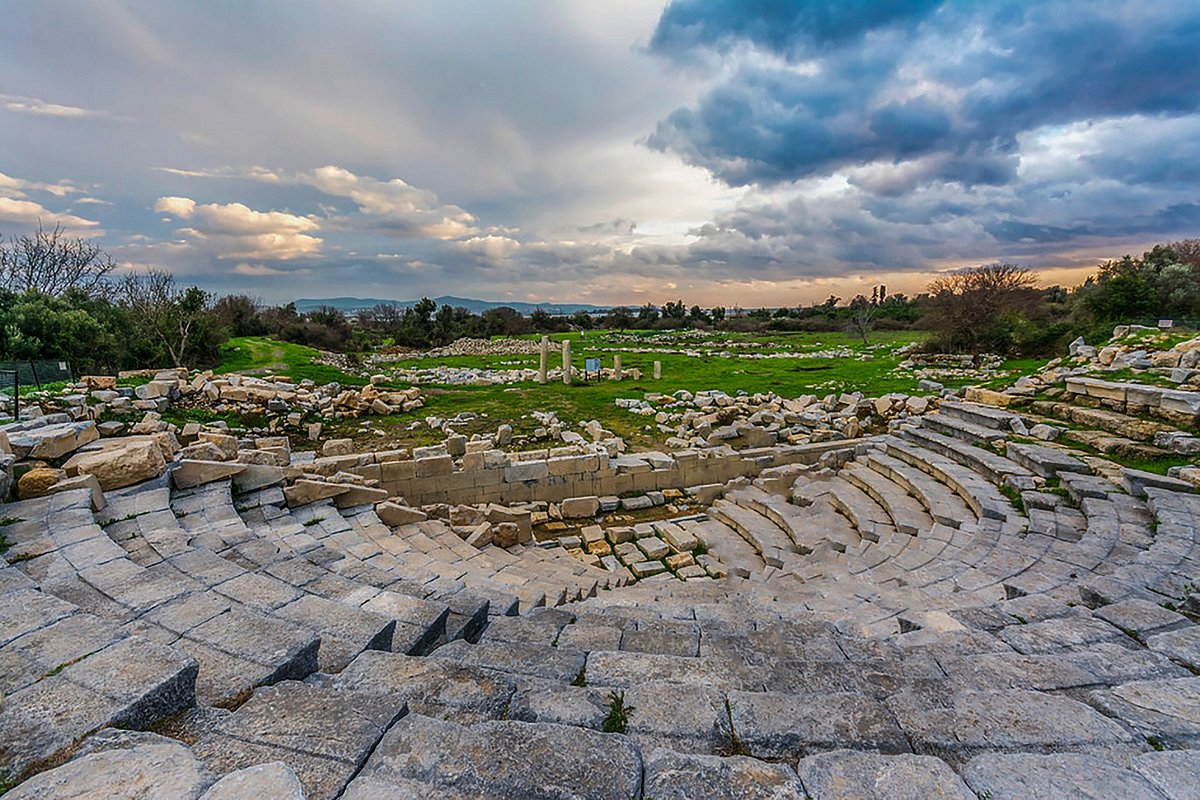
#> input picture hafta_3_odev/manzara.jpg, 1200 x 800 px
$ python manzara.py
#> lines starting #> are read from the running program, lines starting #| are printed output that depends on the picture; after the words box and inside, x2 and y2 are one past the last pixel; in counts of white or black regions, pixels touching at a corner belong together
import cv2
import numpy as np

# 1. Girdi: Resim yükleme ve boyut bilgisi alma
img = cv2.imread('manzara.jpg')
#> img is the input picture: shape (800, 1200, 3); mean B, G, R 127, 127.2, 123.2
rows, cols = img.shape[:2] # rows: yükseklik(y), cols: genişlik(x)
#> rows = 800; cols = 1200

# 2. Maske Hazırlama: Resimle aynı boyutta siyah bir tuval oluşturur
# np.zeros: Tüm pikselleri 0 (siyah) yapar
mask = np.zeros((rows, cols), dtype=np.uint8)

# 3. Şablon Çizme: Maskenin ortasına beyaz bir delik açar
# cv2.circle(tuval, merkez, yarıçap, renk, kalınlık)
# -1 kalınlığı dairenin içini tamamen doldurur
cv2.circle(mask, (cols // 2, rows // 2), 200, 255, -1)
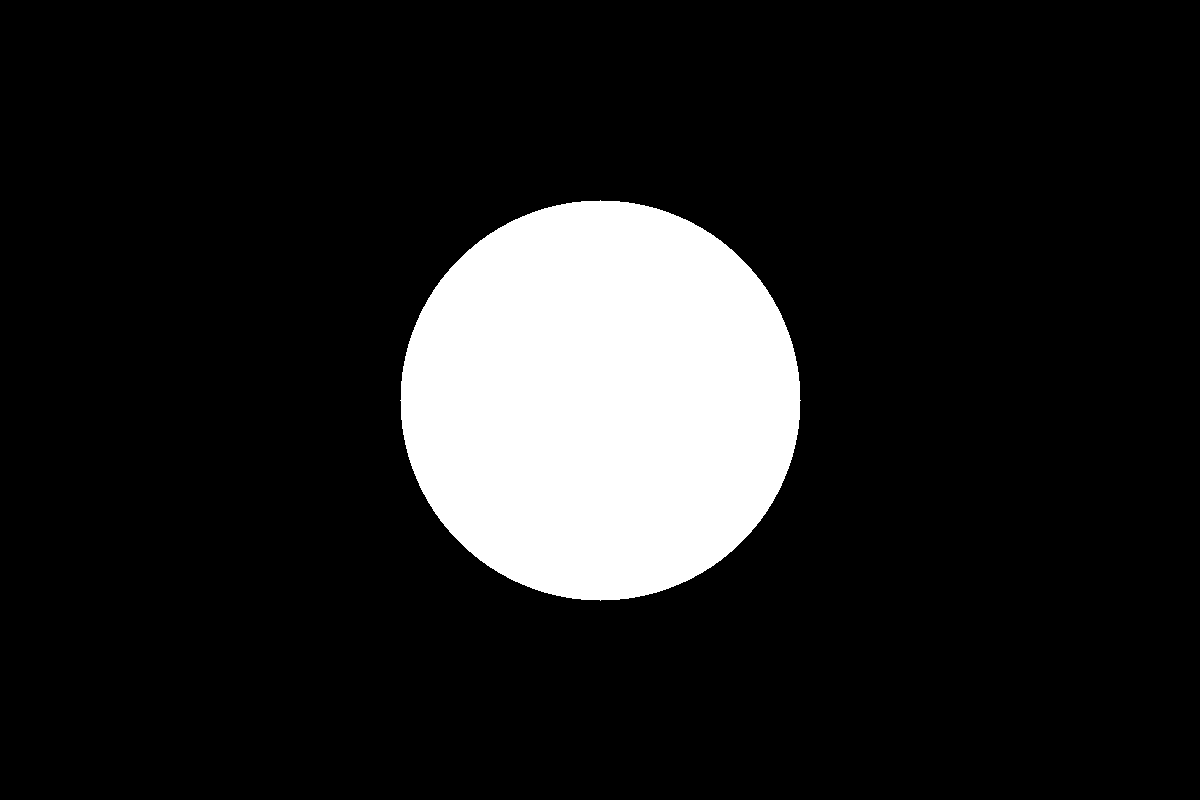
#> mask: shape (800, 1200); 13.1% white; 1 white region, box (x1, y1, x2, y2) and area: (400, 200, 801, 601) 125629

# 4. Maskeleme (AND İşlemi): Beyaz alanın altındaki pikselleri korur, dışını karartır
# bitwise_and: İki görüntüyü karşılaştırır; mask=mask sadece beyaz yerleri geçirir
odak_resim = cv2.bitwise_and(img, img, mask=mask)
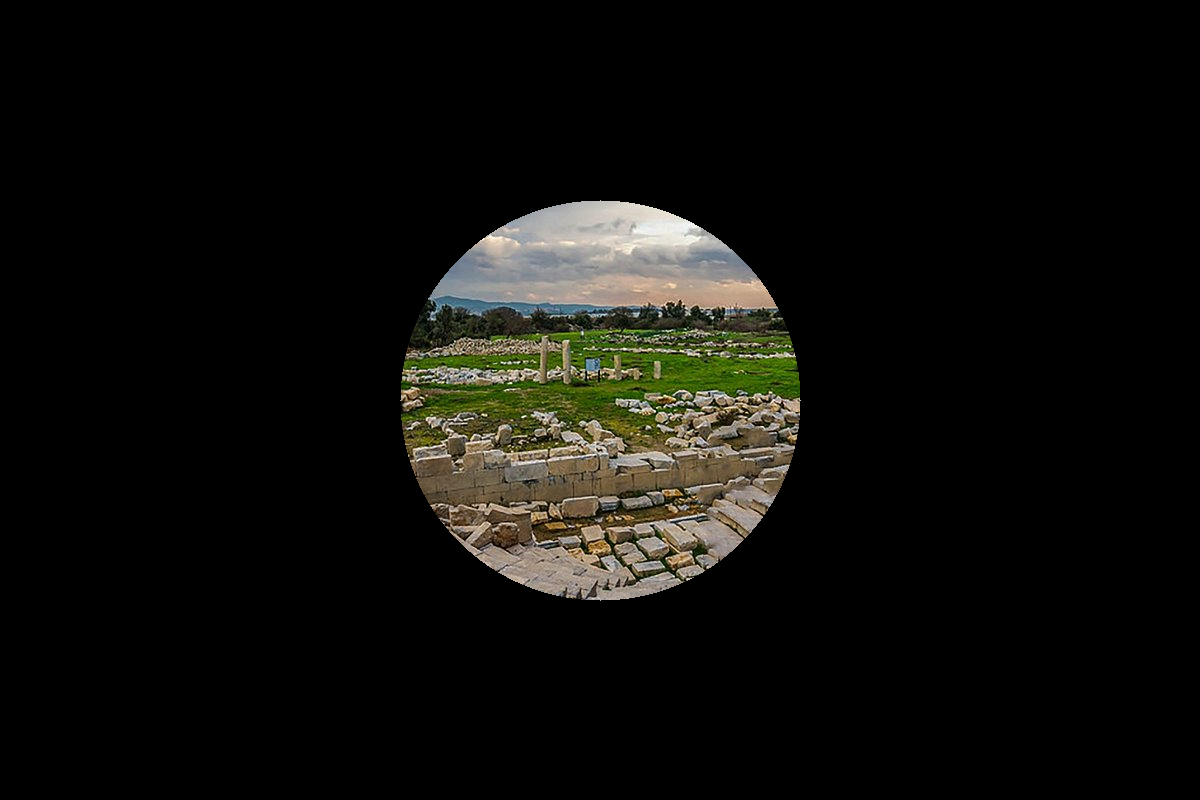
#> odak_resim: shape (800, 1200, 3); mean B, G, R 11.5, 14.8, 15.2

# 5. Dönüşüm Matrisi: Döndürme için gerekli matematiksel tabloyu hesaplar
# cv2.getRotationMatrix2D(merkez, açı, ölçek)
# -15: Saat yönünde döndürme sağlar
M = cv2.getRotationMatrix2D((cols // 2, rows // 2), -15, 1.0)

# 6. Uygulama: Matrisi kullanarak piksellerin yerini değiştirir
# cv2.warpAffine: Öteleme/Döndürme gibi tüm Affine işlemlerini yürüten ana fonksiyondur
# INTER_LINEAR: Döndürme sırasında oluşan boşlukları yumuşak geçişle doldurur
sonuc = cv2.warpAffine(odak_resim, M, (cols, rows), flags=cv2.INTER_LINEAR)
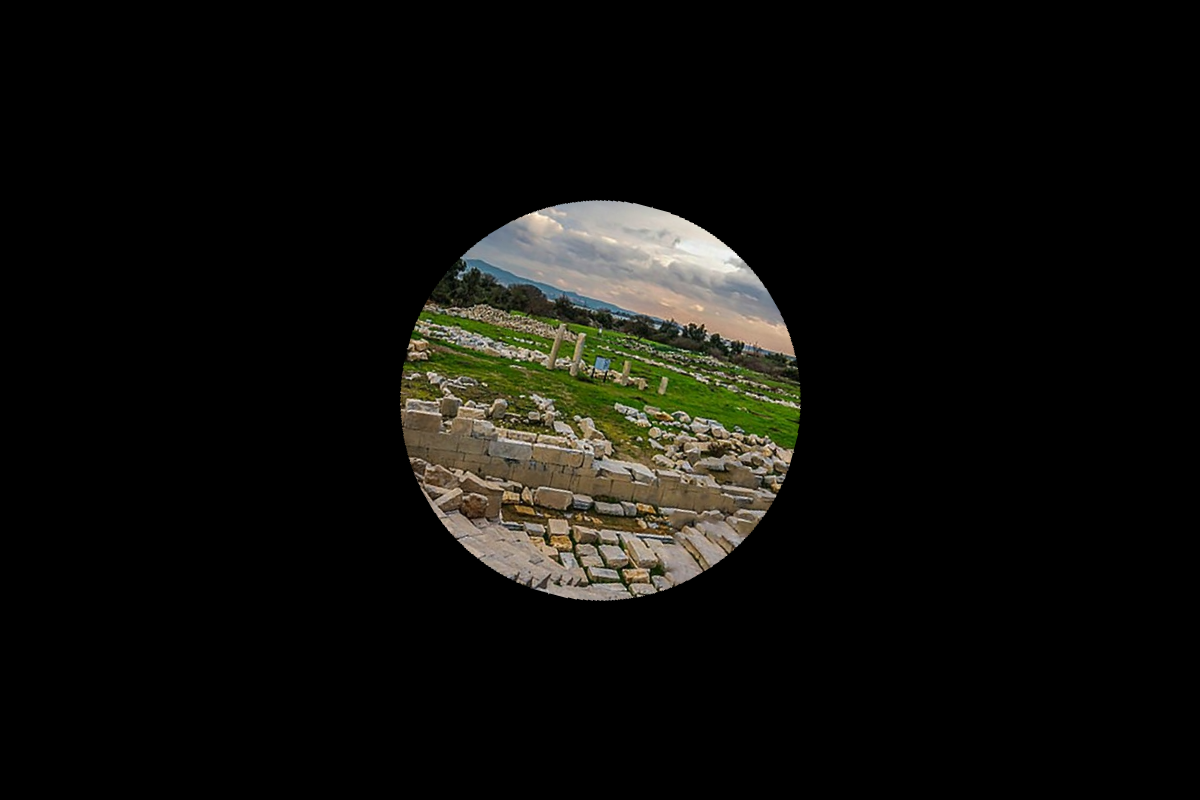
#> sonuc: shape (800, 1200, 3); mean B, G, R 11.5, 14.8, 15.2

# 7. Çıktı: Sonucu ekranda göster ve bekle
cv2.imshow('Instagram Filtre Sonucu', sonuc)
cv2.waitKey(0)
cv2.destroyAllWindows()
